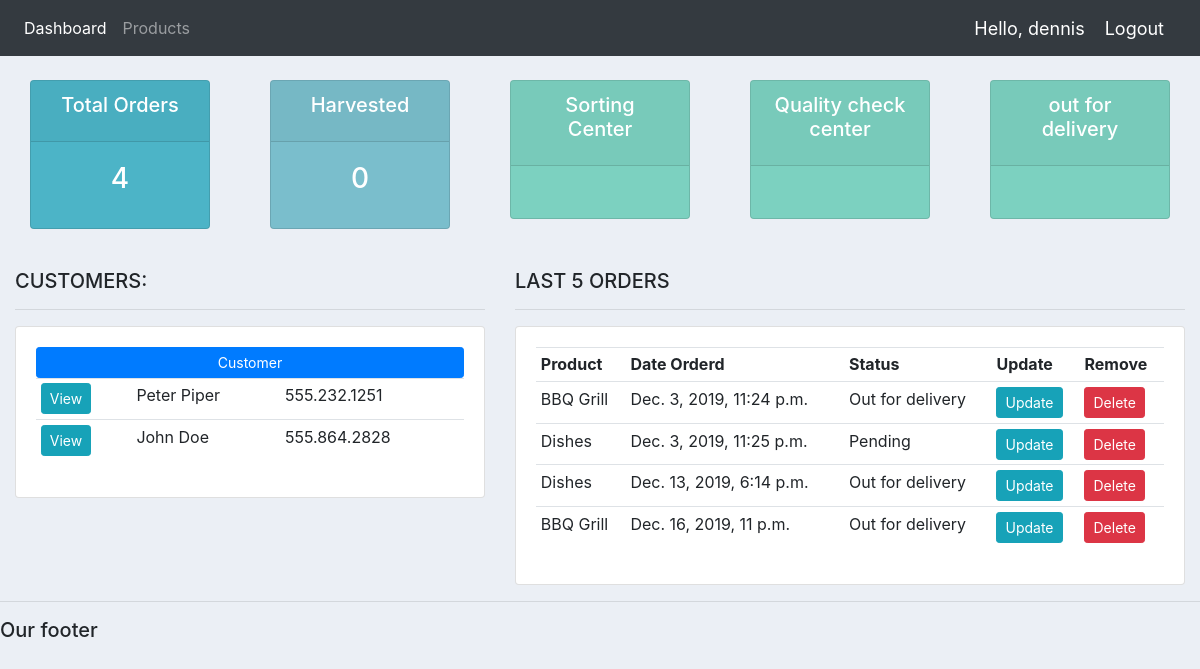
The app's page /home/ (signed in) with its own data.
### accounts/models.py (models this page shows)
class AccountsCustomer(models.Model):
    name = models.CharField(max_length=200, blank=True, null=True)
    phone = models.CharField(max_length=200, blank=True, null=True)
    email = models.CharField(max_length=200, blank=True, null=True)
    date_created = models.DateTimeField(blank=True, null=True)
    class Meta:
        managed = False
        db_table = 'accounts_customer'

class AccountsOrder(models.Model):
    date_created = models.DateTimeField(blank=True, null=True)
    status = models.CharField(max_length=200, blank=True, null=True)
    customer = models.ForeignKey(AccountsCustomer, models.DO_NOTHING, blank=True, null=True)
    product = models.ForeignKey('AccountsProduct', models.DO_NOTHING, blank=True, null=True)
    note = models.CharField(max_length=1000, blank=True, null=True)
    class Meta:
        managed = False
        db_table = 'accounts_order'

class AccountsProduct(models.Model):
    name = models.CharField(max_length=200, blank=True, null=True)
    price = models.FloatField(blank=True, null=True)
    category = models.CharField(max_length=200, blank=True, null=True)
    date_created = models.DateTimeField(blank=True, null=True)
    description = models.CharField(max_length=200, blank=True, null=True)
    class Meta:
        managed = False
        db_table = 'accounts_product'

### accounts/views.py (the view)
@login_required(login_url='login')
def home(request):
    orders = Order.objects.all()
    customers = Customer.objects.all()
    total_customers = customers.count()
    total_orders = orders.count()
    Harvested = orders.filter(status='Harvested').count()
    Sorting_center = orders.filter(status='Sorting center').count()
    Quality_check_center = orders.filter(status='quality check center').count()
    out_for_delivery = orders.filter(status='out for delivery').count()
    context = {'orders': orders, 'customers': customers,
               'total_orders': total_orders, 'Harvested': Harvested,
               'Sorting center': Sorting_center, 'quality check center': Quality_check_center,
               'out for delivery': out_for_delivery}
    return render(request, 'accounts/dashboard.html', context)

### accounts/models.py (called while the page is built)
    def __str__(self):
        return self.name

### accounts/templates/accounts/dashboard.html
{%  extends 'accounts/main.html' %}
{% block content %}
{%  include 'accounts/status.html' %}
<br>
<div class="row">
	<div class="col-md-5">
		<h5>CUSTOMERS:</h5>
		<hr>
		<div class="card card-body">
			<a class="btn btn-primary  btn-sm btn-block" href="">Customer</a>
			<table class="table table-sm">
				{% for customer in customers %}
					<tr>
						<td><a class="btn btn-sm btn-info" href="{% url 'customer' customer.id %}">View</a></td>
						<td>{{customer.name}}</td>
						<td>{{customer.phone}}</td>
					</tr>
				{% endfor %}
			</table>
		</div>
	</div>
	<div class="col-md-7">
		<h5>LAST 5 ORDERS</h5>
		<hr>
		<div class="card card-body">
			<table class="table table-sm">
				<tr>
					<th>Product</th>
					<th>Date Orderd</th>
                    <th>Status</th>
					<th>Update</th>
					<th>Remove</th>
				</tr>
				{% for order in orders %}
					<tr>
						<td>{{order.product}}</td>
						<td>{{order.date_created}}</td>
                        <td>{{order.status}}</td>
						<td><a class="btn btn-sm btn-info" href="{% url 'update_order' order.id %}">Update</a></td>
						<td><a class="btn btn-sm btn-danger" href="{% url 'delete_order' order.id %}">Delete</a></td>
					</tr>
				{% endfor %}
			</table>
		</div>
	</div>
</div>
{% endblock %}

### accounts/templates/accounts/navbar.html (shortened to what this page needs)
{% load static %}
<nav class="navbar navbar-expand-lg navbar-dark bg-dark">
  <div class="collapse navbar-collapse" id="navbarNav">
    <ul class="navbar-nav">
      <li class="nav-item active">
        <a class="nav-link" href="{% url 'home' %}">Dashboard</a>
      </li>
      <li class="nav-item">
        <a class="nav-link" href="{% url 'products' %}">Products</a>
      </li>
    </ul>
  </div>
  <span class="hello-msg">Hello, {{request.user}}</span>
  <span ><a  class="hello-msg" href="{% url 'logout' %}">Logout</a></span>
</nav>

### accounts/templates/accounts/status.html (shortened to what this page needs)
<br>
<div class="row">
	<div class="col">
		<div class="col-md">
			<div class="card text-center text-white  mb-3" id="total-orders">
			  	<div class="card-header">
			  		<h5 class="card-title">Total Orders</h5>
			  	</div>
			  	<div class="card-body">
			    	<h3 class="card-title">{{total_orders}}</h3>
			  	</div>
			</div>
		</div>
	</div>
	<div class="col">
		<div class="col-md">
			<div class="card text-center text-white  mb-3" id="orders-delivered">
			  	<div class="card-header">
			  		<h5 class="card-title">Harvested</h5>
			  	</div>
			  	<div class="card-body">
			    	<h3 class="card-title">{{Harvested}}</h3>
			  	</div>
			</div>
		</div>
	</div>
	<div class="col">
		<div class="col-md">
			<div class="card text-center text-white  mb-3" id="orders-pending">
			  	<div class="card-header">
			  		<h5 class="card-title">Sorting Center</h5>
			  	</div>
			  	<div class="card-body">
			  	</div>
			</div>
		</div>
	</div>
    <div class="col">
		<div class="col-md">
			<div class="card text-center text-white  mb-3" id="orders-pending">
			  	<div class="card-header">
			  		<h5 class="card-title">Quality check center</h5>
			  	</div>
			  	<div class="card-body">
			  	</div>
			</div>
		</div>
	</div>
    <div class="col">
		<div class="col-md">
			<div class="card text-center text-white  mb-3" id="orders-pending">
			  	<div class="card-header">
			  		<h5 class="card-title">out for delivery</h5>
			  	</div>
			  	<div class="card-body">
			  	</div>
			</div>
		</div>
	</div>
</div>

### static/css/main.css (style rules this page uses)
body { background-color: #ebeff5; }
#total-orders { background-color: #4cb4c7; }
#orders-delivered { background-color: #7abecc; }
#orders-pending { background-color: #7CD1C0; }

### accounts/templates/accounts/navbar.html (style rules this page uses)
.hello-msg { font-size: 18px; color: #fff; margin-right: 20px; }

### records on screen
AccountsCustomer: name "Peter Piper", phone "555.232.1251"
AccountsCustomer: name "John Doe", phone "555.864.2828"
AccountsOrder: product "BBQ Grill", date_created "Dec. 3, 2019, 11:24 p.m.", status "Out for delivery"
AccountsOrder: product "Dishes", date_created "Dec. 3, 2019, 11:25 p.m.", status "Pending"
AccountsOrder: product "Dishes", date_created "Dec. 13, 2019, 6:14 p.m.", status "Out for delivery"
AccountsOrder: product "BBQ Grill", date_created "Dec. 16, 2019, 11 p.m.", status "Out for delivery"

### other values on screen
{{ request.user }} "dennis"
{{ total_orders }} "4"
{{ Harvested }} "0"
